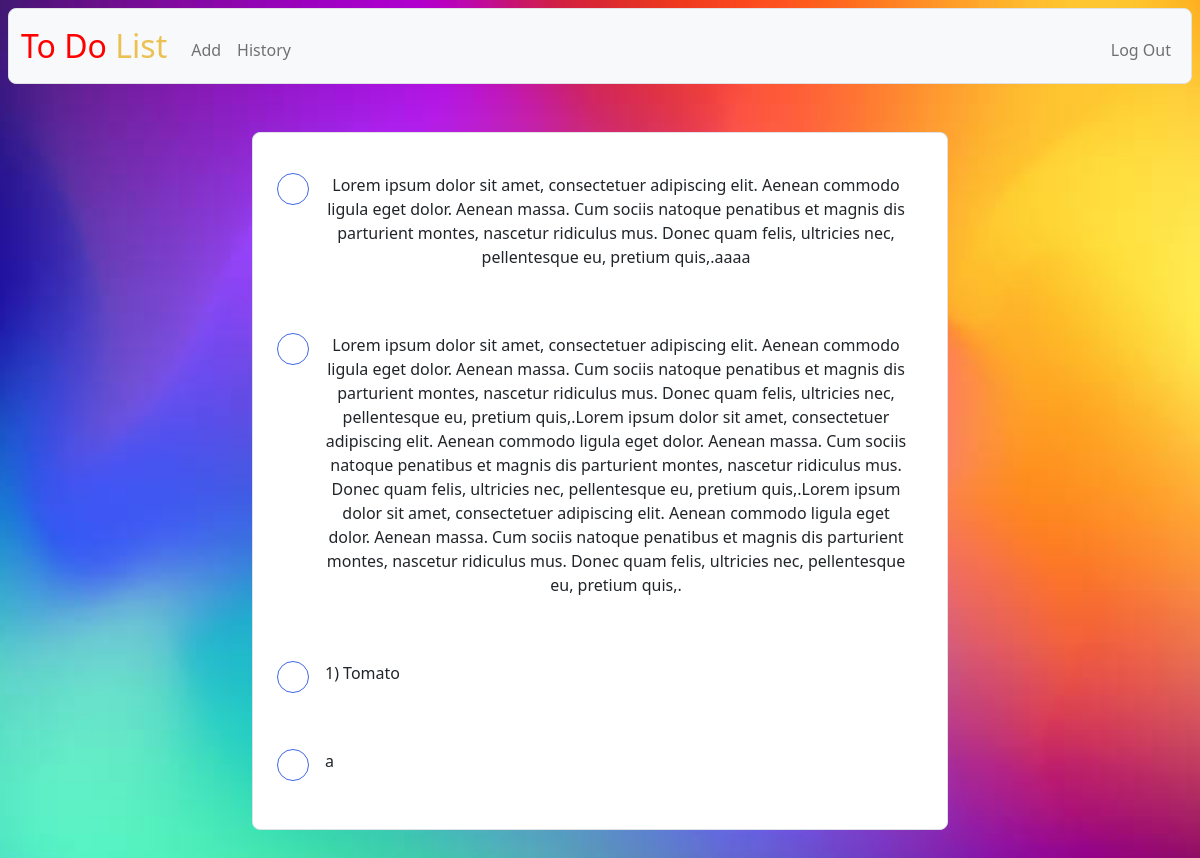
The page / (signed in) on the database its author committed.
### tables this page shows
CREATE TABLE list (
list_id INTEGER PRIMARY KEY AUTOINCREMENT NOT NULL,
user_id INTEGER NOT NULL,
done BOOL NOT NULL,
todo TINYTEXT NOT NULL,
date DATETIME NOT NULL DEFAULT CURRENT_TIMESTAMP,
FOREIGN KEY (user_id) REFERENCES users(user_id) );

### app.py (the view)
@app.route("/", methods=["GET", "POST"])
@login_required
def index():
    if request.method == "POST":
        db.execute("UPDATE list SET done = 1 WHERE user_id = ? AND list_id = ?", session["user_id"], request.form.get("id"))
        db.execute("UPDATE list SET date = CURRENT_TIMESTAMP WHERE user_id = ? AND list_id = ?", session["user_id"], request.form.get("id"))
        list = db.execute("SELECT * FROM list WHERE user_id = ? AND done = 0 ", session["user_id"])
        return render_template("index.html", list=list)
    else:
        list = db.execute("SELECT * FROM list WHERE user_id = ? AND done = 0 ", session["user_id"])
        return render_template("index.html", list=list)

### app.py (called while the page is built)
@app.after_request
def after_request(response):
    response.headers["Cache-Control"] = "no-cache, no-store, must-revalidate"
    response.headers["Expires"] = 0
    response.headers["Pragma"] = "no-cache"
    return response

### helpers.py (called while the page is built)
def login_required(f):
    @wraps(f)
    def decorated_function(*args, **kwargs):
        if session.get("user_id") is None:
            return redirect("/login")
        return f(*args, **kwargs)
    return decorated_function

### templates/index.html (shortened to what this page needs)
{% extends "layout.html" %}
{% block main %}
    <div class="container shape border">
        <div class="row_cards">
            {% for li in list %}
            <div class="cards p-2">
                <div class="shape">
                    <p>{{ li.todo }}</p>
                </div>
                <form action="/" method="post">
                    <button type="submit" class="btn btn-outline-primary form-check-input"></button>
                </form>
            </div>
            {% endfor %}
        </div>
    </div>
{% endblock %}

### static/styles.css (style rules this page uses)
body { background:url(test2.jpg); background-position:center; background-repeat:no-repeat; background-size:cover; background-attachment: fixed; margin: 8px; }
.border { border: 1px solid #dee2e6!important; border-radius: 8px 8px 8px 8px; }
.form-check-input { width: 2em; height: 2em; }
.btn-outline-primary { color: #fff; border-radius: 2em; background-color: white; border-color: #3e69e4; }
.row_cards { display: flex; flex-direction: column; align-items: stretch; align-content: stretch; justify-content: center; }
.cards { display: flex; flex-direction: row-reverse; align-content: center; flex-wrap: nowrap; align-items: baseline; justify-content: flex-end; padding: .5rem!important; }
.shape { background-color: white; padding: 1rem!important; border-radius: 8px 8px 8px 8px; }

### rows shown on the page
list: todo "Lorem ipsum dolor sit amet, consectetuer adipiscing elit. Aenean commodo ligula eget dolor. Aenean massa. Cum sociis natoque penatibus et magnis dis parturient montes, nascetur ridiculus mus. Donec quam felis, ultricies nec, pellentesque eu, pretium quis,.aaaa"
list: todo "Lorem ipsum dolor sit amet, consectetuer adipiscing elit. Aenean commodo ligula eget dolor. Aenean massa. Cum sociis natoque penatibus et magnis dis parturient montes, nascetur ridiculus mus. Donec quam felis, ultricies nec, pellentesque eu, pretium quis,.Lorem ipsum dolor sit amet, consectetuer adipiscing elit. Aenean commodo ligula eget dolor. Aenean massa. Cum sociis natoque penatibus et magnis dis parturient montes, nascetur ridiculus mus. Donec quam felis, ultricies nec, pellentesque eu, pretium quis,.Lorem ipsum dolor sit amet, consectetuer adipiscing elit. Aenean commodo ligula eget dolor. Aenean massa. Cum sociis natoque penatibus et magnis dis parturient montes, nascetur ridiculus…"
list: todo "1) Tomato"
list: todo "a"
